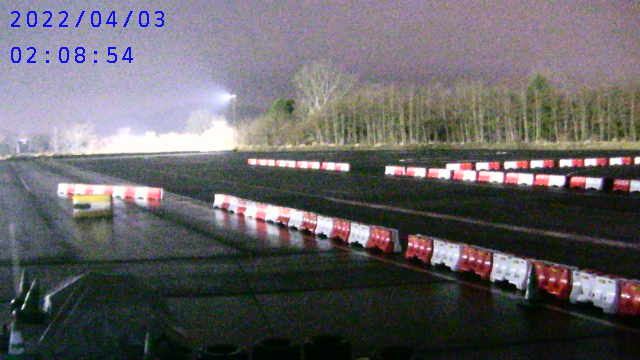
#> input picture PTZImages/image1.jpeg, 640 x 360 px
$ jupyter execute --allow-errors Project3.ipynb
#> lines starting #> are read from the running program, lines starting #| are printed output that depends on the picture; after the words box and inside, x2 and y2 are one past the last pixel; in counts of white or black regions, pixels touching at a corner belong together
[cell 1]
import numpy as np
import matplotlib.pyplot as plt
import scipy
import scipy.signal
import cv2

#> (a cell that did not finish here is left out)

[cell 3]
img_ = cv2.imread('PTZImages/image1.jpeg')
#> img_ is the input picture: shape (360, 640, 3); mean B, G, R 100, 97, 99.6

img1 = cv2.cvtColor(img_,cv2.COLOR_BGR2GRAY)
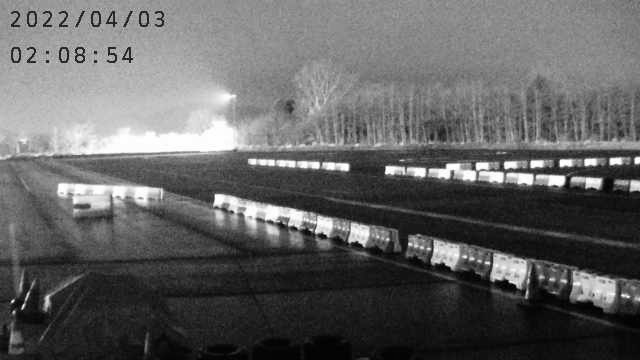
#> img1: shape (360, 640); min 0, max 255, mean 98.1

img = cv2.imread('PTZImages/image2.jpeg')
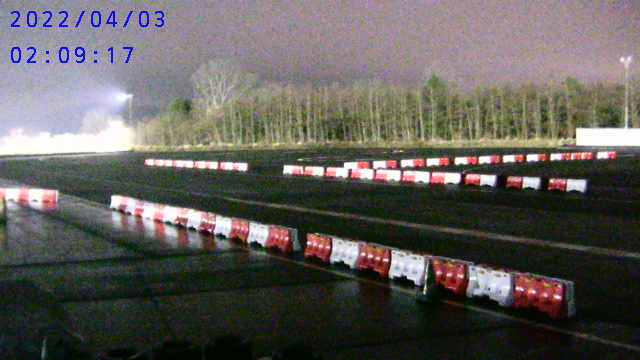
#> input picture PTZImages/image2.jpeg, 640 x 360 px
#> img is the input picture: shape (360, 640, 3); mean B, G, R 89.5, 93.2, 96.6

img2 = cv2.cvtColor(img,cv2.COLOR_BGR2GRAY)
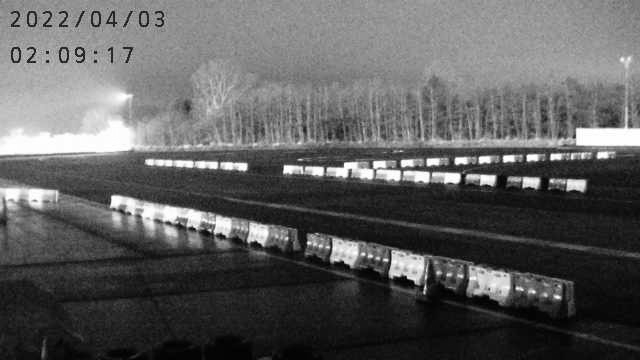
#> img2: shape (360, 640); min 1, max 255, mean 93.8

sift = cv2.xfeatures2d.SIFT_create()

kp1, des1 = sift.detectAndCompute(img1,None)
#> kp1 = 1431 keypoints; strongest (x, y, size): (557, 181, 8.8), (12, 301, 2.1), (615, 161, 6.6), (564, 163, 6.3)

kp2, des2 = sift.detectAndCompute(img2,None)
#> kp2 = 1555 keypoints; strongest (x, y, size): (489, 180, 8.6), (532, 182, 9.3), (578, 185, 9.9), (453, 178, 8.5)

#> (the rest of this cell did not finish here and is left out)

[cell 4]
match = cv2.BFMatcher()
matches = match.knnMatch(des1,des2,k=2)
#> matches = 1431 matches

good = []

for m,n in matches:
    if m.distance < 0.5*n.distance:
        good.append(m)
#> after the loop, good = 284 matches

draw_params = dict(matchColor=(0,255,0),
                       singlePointColor=None,
                       flags=2)

img3 = cv2.drawMatches(img_, kp1, img, kp2, good,None, **draw_params )
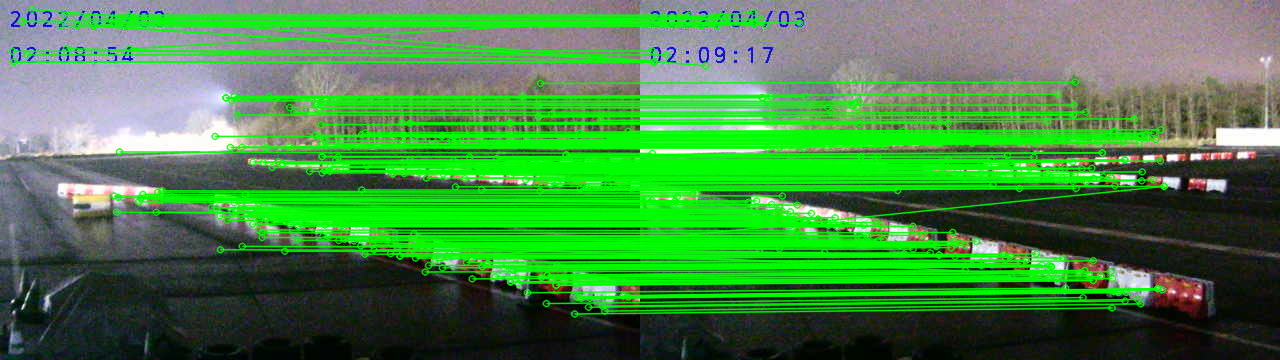
#> img3: shape (360, 1280, 3); mean B, G, R 69.7, 134.7, 71.1

MIN_MATCH_COUNT = 6

print(len(good))
#| 284
#> `src_points = np.float32([kp1[m.queryIdx].pt for m in good]).reshape(-1..`: src_points = 284 rows, first 8: [12.04, 50.72], [13.48, 61.42], [13.48, 61.42], [21.93, 20.92], [21.93, 20.92], [26.36, 54.36], [31.64, 8.82], [60.34, 25.24]
#> `dst_points = np.float32([kp2[m.trainIdx].pt for m in good]).reshape(-1..`: dst_points = 284 rows, first 8: [12.19, 50.44], [13.57, 61.52], [13.57, 61.52], [21.91, 20.93], [21.91, 20.93], [25.83, 54.44], [65.2, 65.27], [60.27, 25.22]
#> `M, mask = cv2.findHomography(src_points,dst_points,cv2.RANSAC, 5.0)`: M = [[1.06, 0.0148, -116.9], [0.00409, 1.03, -1.57], [9.15e-05, 7.12e-06, 1]]; mask = 284 values, max 1 at index 16, min 0 at index 0, mean 0.88
#> `dst = cv2.perspectiveTransform(pts, M)`: dst = [[-116.9, -1.57], [-111.3, 368.2], [533.3, 350.4], [529.6, 0.987]]
#> `img2 = cv2.polylines(img2,[np.int32(dst)], True, 255,3, cv2.LINE_AA)`:
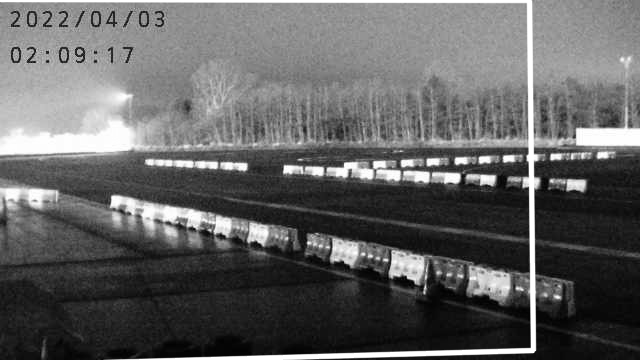
#> img2: shape (360, 640); 2.89% of pixels changed, all inside (x1, y1, x2, y2) = (0, 0, 537, 360)

#> (the rest of this cell did not finish here and is left out)
